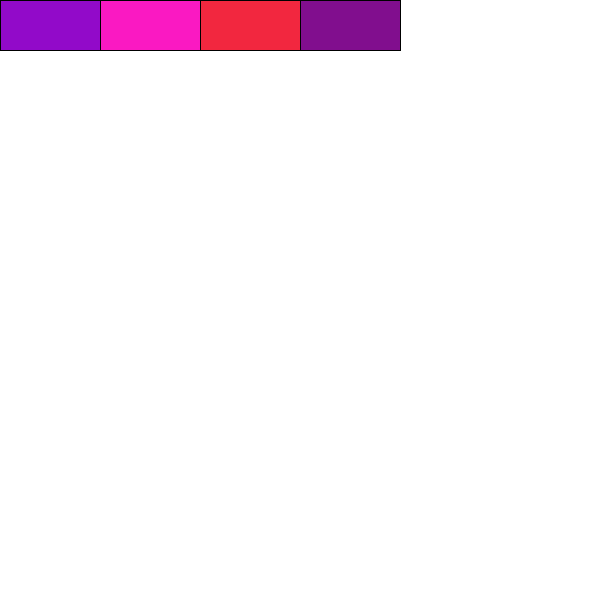
Frame 1 (no input)
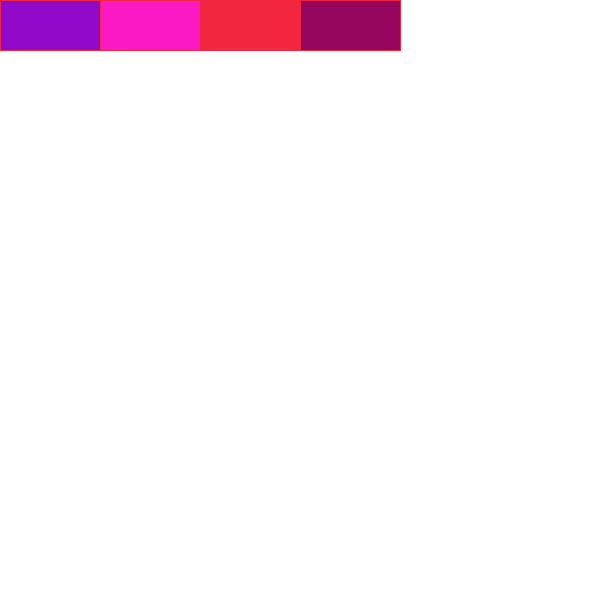
Frame 60 (the mouse pressed at the canvas centre just before this capture)
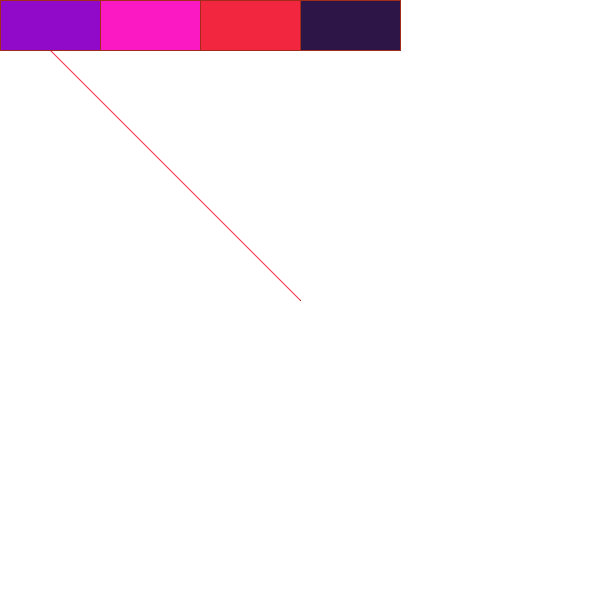
Frame 120 (the mouse held since frame 60 and released just before this capture)

The Processing sketch that drew these frames (run headless with seeded random() and noise(); from frame 60 on, the mouse is pressed at the canvas centre):

// Processing sketch: processing_168719
// ── processing_168719.pde

float r;
float g;
float b;
void setup(){
  size(600,600);
  background(255);
}
void draw(){
  fill(#920AC9);
  rect(0,0,100,50);
  fill(#FA19C2);
  rect(1*width/6,0,100,50);
  fill(#F2273F);
  rect(2*width/6,0,100,50);
   r=random(200);
    g=random(55);
    b=random(150);
    fill(r,g,b);
  rect(3*width/6,0,100,50);
    line(pmouseX,pmouseY,mouseX,mouseY);
  if((mouseX<100) && (mouseY>0 && mouseY<=height)){
    if(mousePressed){
      stroke(#920AC9);}
  }
  else if((mouseX>=1*width/6 && mouseX<=2*width/6) && (mouseY>0 && mouseY<=height)){
    if(mousePressed){
      stroke(#FA19C2);}
  }
      else if((mouseX>=3*width/6 && mouseX<=4*width/6) && (mouseY>0 && mouseY<=height)){
        if(mousePressed){
          stroke(r,g,b);}
  }
  else {
  stroke(#F2273F);}
  
}
